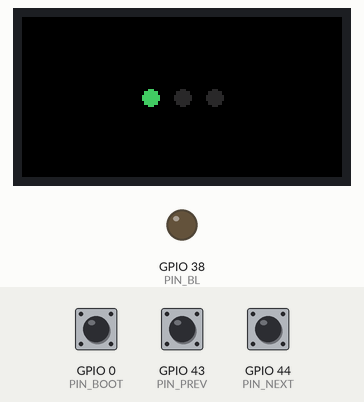
Simulated run of this sketch. Board: ESP32-S3. On the bench: 160×80 colour display, output pins drawn as LEDs (lit = HIGH). Inputs (shaded band) come from the test bench; at power-on: GPIO 0 (PIN_BOOT) HIGH, GPIO 43 (PIN_PREV) HIGH, GPIO 44 (PIN_NEXT) HIGH. What the sketch prints to the serial monitor is not drawn.

Above: at 0.62 s.
At 1.01 s:
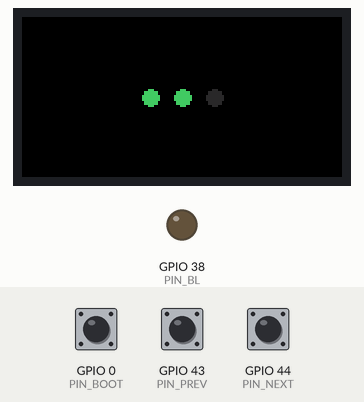
1.4 s: GPIO 0 (PIN_BOOT) pulled LOW for 0.15 s
At 1.41 s:
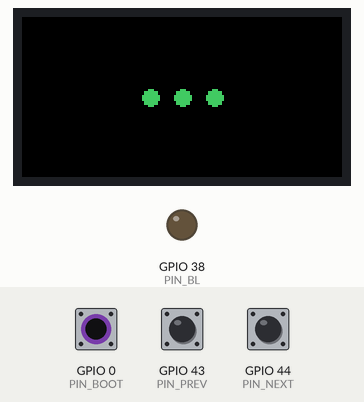
2.1 s: GPIO 43 (PIN_PREV) pulled LOW for 0.15 s
2.8 s: GPIO 44 (PIN_NEXT) pulled LOW for 0.15 s
3.5 s: GPIO 0 (PIN_BOOT) pulled LOW for 1 s
6.0 s: GPIO 43 (PIN_PREV) pulled LOW for 1 s
7.6 s: GPIO 44 (PIN_NEXT) pulled LOW for 1 s
Timing chart, 0 to 10.2 s (numbered marks = the images above; inputs shaded):
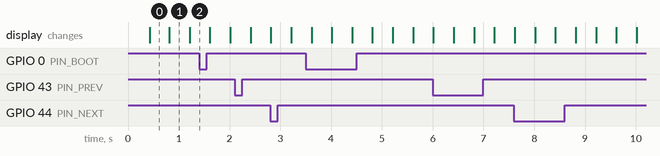

The sketch:

display_unit_usb.ino
```cpp
// 채점 화면 모듈 (ESP32-S3 + 0.96인치 160x80)
//
// 화면 글자는 모듈이 그리지 않는다. 컴퓨터 시뮬레이터가 그린 160x80 그림을
// USB 로 받아 그대로 띄운다. → 한글 글꼴이 필요 없고, 시뮬레이터와 화면이 100% 같다.
//
// 택트 스위치 2개 (한쪽 다리 = 아래 핀, 다른 다리 = GND)
//   ◀ 짧게 = 이전 / 길게(0.8초) = 첫 쪽(점수)
//   ▶ 짧게 = 다음 / 길게(0.8초) = 해설 켜기·끄기
//
// 아두이노 설정: 보드 ESP32S3 Dev Module, USB CDC On Boot = Enabled
// 라이브러리: 라이브러리 관리자에서 "GFX Library for Arduino" 설치
//
// ※ 핀 번호·화면 칩은 판매처 자료 기준 추정값. 실물 도착 후 확정한다.

#include <Arduino_GFX_Library.h>

// ---------------- 보드에 맞게 바꿀 부분 ----------------
#define USE_ST7789   1      // 판매 글 = ST7789. 화면이 안 나오면 0 (ST7735)
#define PIN_SCK      5
#define PIN_MOSI     3
#define PIN_CS       4
#define PIN_DC       2
#define PIN_RST      1
#define PIN_BL       38     // 화면 밝기
#define BL_ON        LOW    // 화면이 꺼져 있으면 HIGH 로
#define COL_OFS      26     // 화면이 옆으로 밀리면 조정
#define ROW_OFS      1
#define ROTATION     1      // 거꾸로 보이면 3

#define PIN_PREV     43     // ◀ 택트 스위치
#define PIN_NEXT     44     // ▶ 택트 스위치
#define PIN_BOOT     0      // 기판 BOOT 버튼(예비: 다음)
#define LONG_MS      800
// --------------------------------------------------------

Arduino_DataBus *bus = new Arduino_ESP32SPI(PIN_DC, PIN_CS, PIN_SCK, PIN_MOSI, GFX_NOT_DEFINED);
#if USE_ST7789
Arduino_GFX *gfx = new Arduino_ST7789(bus, PIN_RST, ROTATION, true, 80, 160,
                                      COL_OFS, ROW_OFS, COL_OFS, ROW_OFS);
#else
Arduino_GFX *gfx = new Arduino_ST7735(bus, PIN_RST, ROTATION, true, 80, 160,
                                      COL_OFS, ROW_OFS, COL_OFS, ROW_OFS);
#endif

static const int W = 160, H = 80;
static uint16_t frame[W * H];
static uint32_t lastFrameMs = 0;
static bool gotFrame = false;

// ---------------- 스위치 ----------------
struct Key {
  uint8_t pin;
  char shortCmd, longCmd;
  bool down = false, longSent = false;
  uint32_t t0 = 0, lastChange = 0;
};
Key keys[] = {
  {PIN_PREV, 'P', 'F'},
  {PIN_NEXT, 'N', 'T'},
  {PIN_BOOT, 'N', 'T'},
};

void pollKeys() {
  uint32_t now = millis();
  for (auto &k : keys) {
    bool pressed = digitalRead(k.pin) == LOW;
    if (pressed != k.down && now - k.lastChange > 25) {       // 떨림 방지
      k.lastChange = now;
      k.down = pressed;
      if (pressed) {
        k.t0 = now;
        k.longSent = false;
      } else if (!k.longSent) {
        Serial.write(k.shortCmd);
      }
    }
    if (k.down && !k.longSent && now - k.t0 >= LONG_MS) {   // 누르고 있는 중에 바로 반응
      Serial.write(k.longCmd);
      k.longSent = true;
    }
  }
}

// ---------------- 대기 화면(글자 없이 점 3개) ----------------
void drawWaiting() {
  static uint8_t step = 0;
  static uint32_t t = 0;
  if (millis() - t < 400) return;
  t = millis();
  gfx->fillScreen(BLACK);
  for (int i = 0; i < 3; i++) {
    uint16_t c = (i <= step % 3) ? gfx->color565(70, 200, 100) : gfx->color565(40, 40, 40);
    gfx->fillCircle(W / 2 - 16 + i * 16, H / 2, 4, c);
  }
  step++;
}

// ---------------- 그림 받기: A5 5A + 25600바이트 ----------------
void readFrame() {
  static uint8_t state = 0;
  while (Serial.available()) {
    int b = Serial.peek();
    if (state == 0) { Serial.read(); state = (b == 0xA5) ? 1 : 0; continue; }
    if (state == 1) { Serial.read(); state = (b == 0x5A) ? 2 : (b == 0xA5 ? 1 : 0); continue; }
    size_t got = Serial.readBytes((uint8_t *)frame, sizeof(frame));
    state = 0;
    if (got == sizeof(frame)) {
      gfx->draw16bitRGBBitmap(0, 0, frame, W, H);
      gotFrame = true;
      lastFrameMs = millis();
    }
    return;
  }
}

void setup() {
  Serial.setRxBufferSize(32768);
  Serial.begin(921600);
  Serial.setTimeout(500);
  for (auto &k : keys) pinMode(k.pin, INPUT_PULLUP);
  pinMode(PIN_BL, OUTPUT);
  digitalWrite(PIN_BL, BL_ON);
  gfx->begin();
  gfx->fillScreen(BLACK);
}

void loop() {
  pollKeys();
  readFrame();
  if (!gotFrame) {
    drawWaiting();
    static uint32_t hello = 0;
    if (millis() - hello > 1000) {        // 컴퓨터에 "현재 화면 보내 줘"
      hello = millis();
      Serial.write('H');
    }
  }
}
```

Measured:
- what the display in image 1 shows lasts 0.4 s, from 0.8 s to 1.2 s
